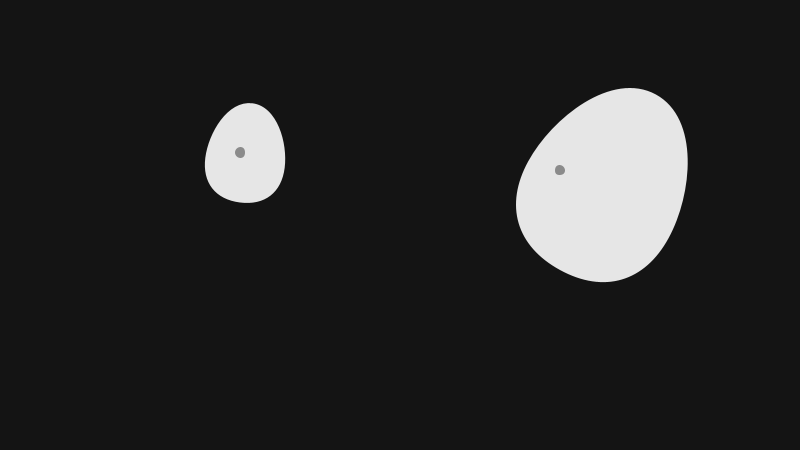
Frame 1 (no input)
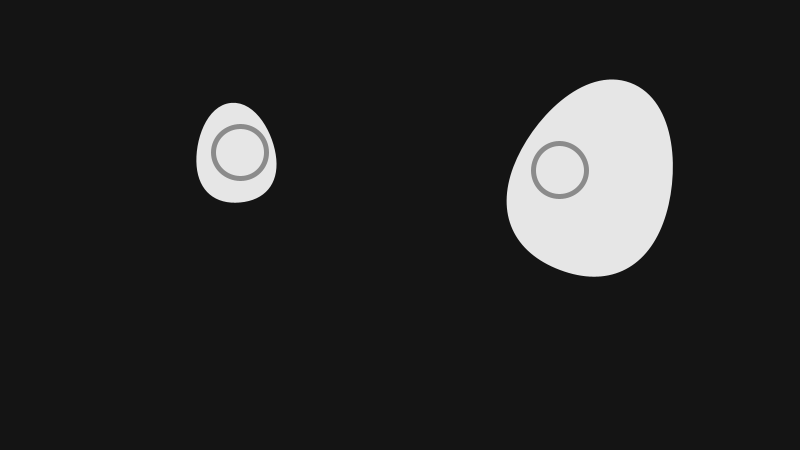
Frame 60 (the mouse pressed at the canvas centre just before this capture)
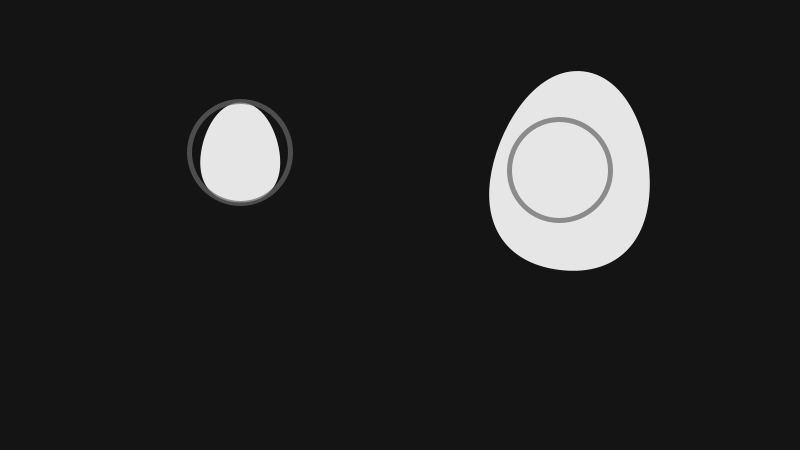
Frame 120 (the mouse held since frame 60 and released just before this capture)

The Processing sketch that drew these frames (run headless with seeded random() and noise(); from frame 60 on, the mouse is pressed at the canvas centre):

// Processing sketch: Composite_Objects
// ── Composite_Objects.pde
/**
 * Composite Objects
 * 
 * An object can include several other objects. Creating such composite objects 
 * is a good way to use the principles of modularity and build higher levels of 
 * abstraction within a program.
 */

EggRing er1, er2;


void setup() {
  size(800, 450);

  // Huevo 1: pequeño y movimiento lento
  er1 = new EggRing(width*0.30, height*0.45, 8, 100, 0.04);

  // Huevo 2: grande y movimiento rápido
  er2 = new EggRing(width*0.70, height*0.60, 2, 200, 0.20);
}


void draw() {
  background(20);

  er1.transmit();
  er2.transmit();
}

// ── Egg.pde
class Egg {   
  float x, y;
  float tilt;
  float angle;
  float scalar;
  float range;
  float speed;

  // Constructor
  Egg(float xpos, float ypos, float r, float s, float sp) {     
    x = xpos;     
    y = ypos;     
    tilt = 0;     
    scalar = s / 100.0;     
    range = r;
    speed = sp;
  }    

  void wobble() {     
    tilt = cos(angle) / range;     
    angle += speed;
  }    

  void display() {     
    noStroke();     
    fill(230);     

    pushMatrix();     
    translate(x, y);     
    rotate(tilt);     
    scale(scalar);     

    beginShape();     
    vertex(0, -100);     
    bezierVertex(25, -100, 40, -65, 40, -40);     
    bezierVertex(40, -15, 25, 0, 0, 0);     
    bezierVertex(-25, 0, -40, -15, -40, -40);     
    bezierVertex(-40, -65, -25, -100, 0, -100);     
    endShape();     

    popMatrix();   
  } 
}

// ── EggRing.pde
class EggRing {   
  Egg ovoid;   
  Ring circle = new Ring();   

  EggRing(float x, float y, float t, float sp, float speed) {     
    ovoid = new Egg(x, y, t, sp, speed);     
    circle.start(x, y - sp/2);   
  }    

  void transmit() {     
    ovoid.wobble();     
    ovoid.display();     
    circle.grow();     
    circle.display();     

    if (circle.on == false) {       
      circle.on = true;     
    }   
  } 
}

// ── Ring.pde
class Ring {      
  float x, y;
  float diameter;
  boolean on = false;

  void start(float xpos, float ypos) {     
    x = xpos;     
    y = ypos;     
    on = true;     
    diameter = 5;   
  }      

  void grow() {     
    if (on == true) {       
      diameter += 0.8;       

      if (diameter > width*1.5) {         
        diameter = 0.0;       
      }     
    }   
  }      

  void display() {     
    if (on == true) {       
      noFill();       
      strokeWeight(5);       
      stroke(100, 180);       
      ellipse(x, y, diameter, diameter);     
    }   
  } 
}
